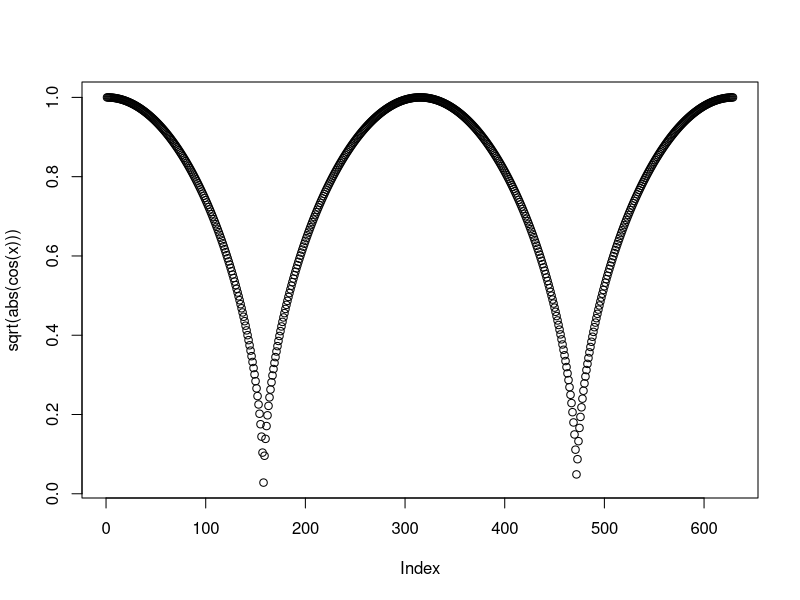
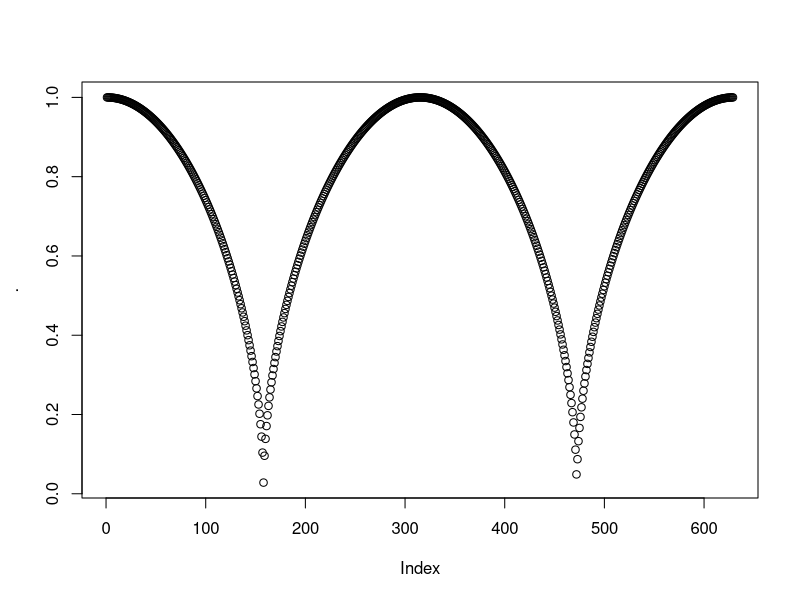
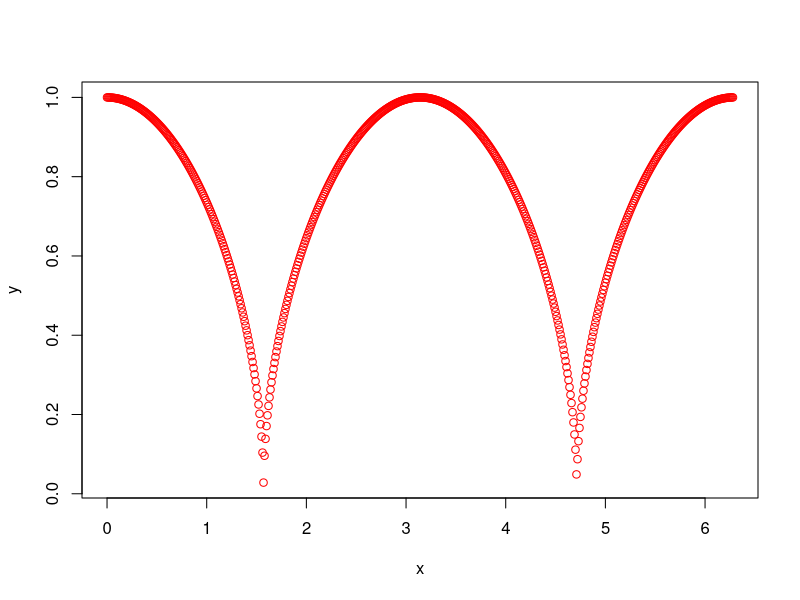
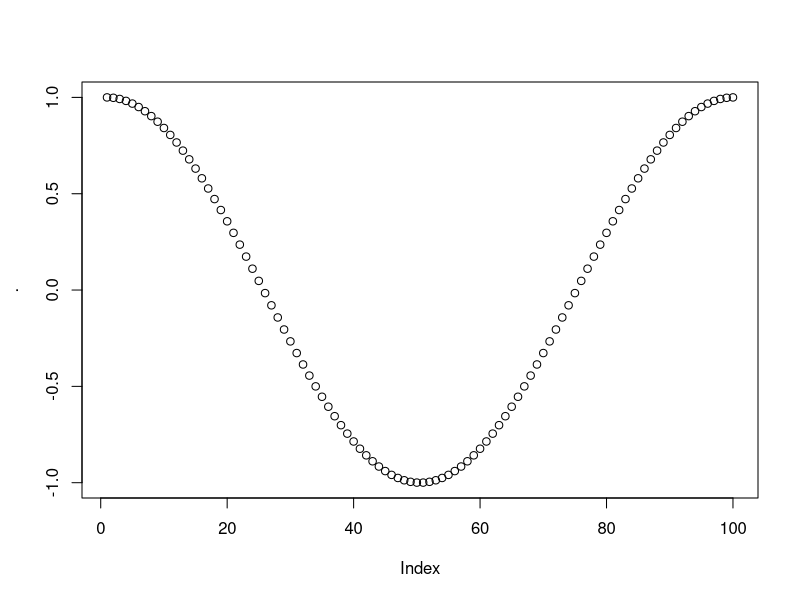
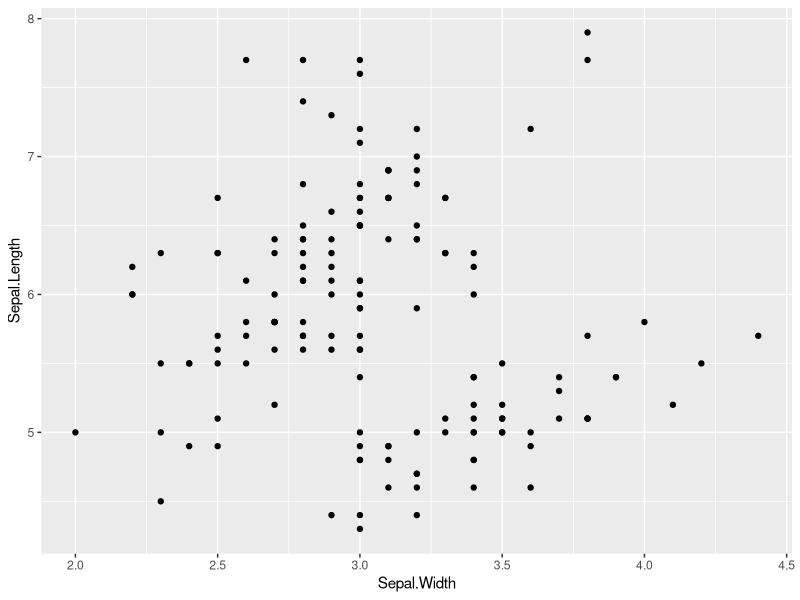
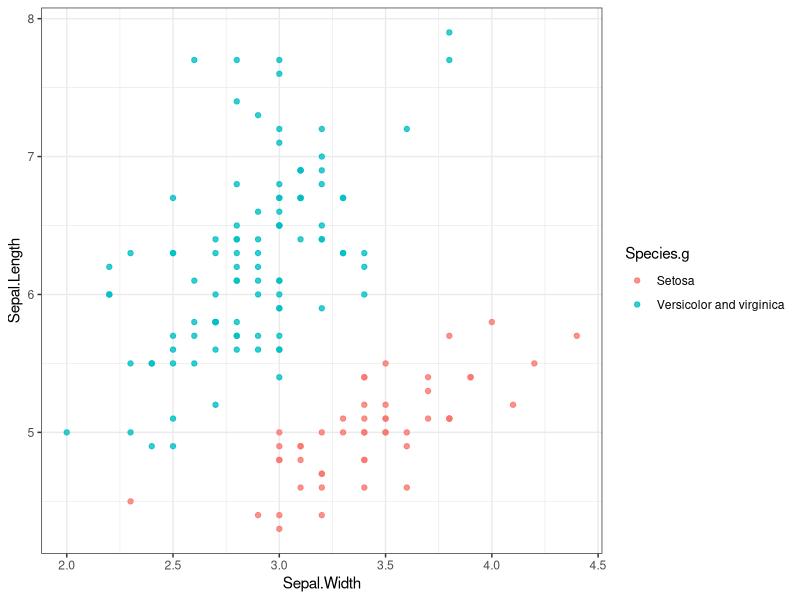
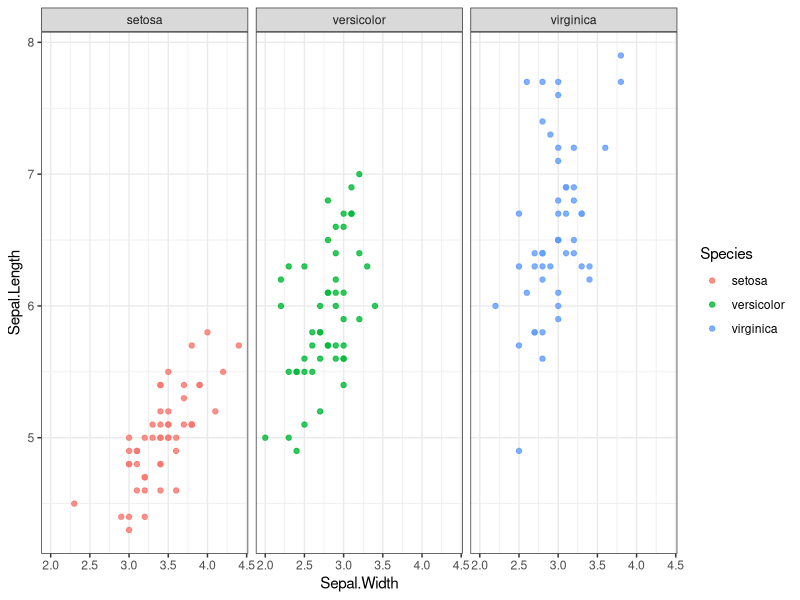
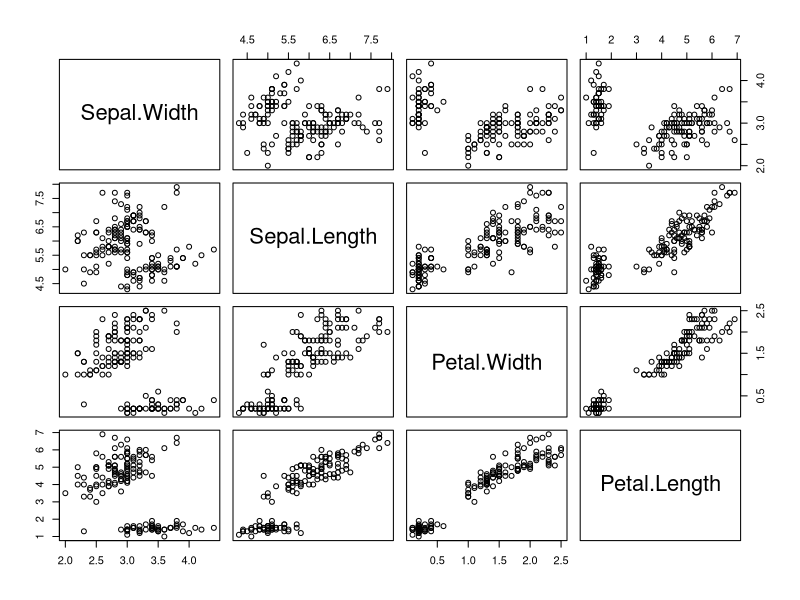

The R script that drew these images, in order:
## ---- chunk 1
knitr::opts_chunk$set(echo = TRUE)
## ---- chunk 2
library(magrittr)
## ---- chunk 3
x <- seq(0, 2*pi, by = 0.01)
plot(sqrt(abs(cos(x))))
x %>% cos %>% abs %>% sqrt %>% plot
## ---- chunk 4
x %>% cos %>% abs %>% sqrt %>% plot(x = x, y = ., ylab = "y", col="red")
## ---- chunk 5
x %>% {sum( . , . , .)}
## ---- chunk 6
x %>% {sum(.[1], .[2], .[3])}
## ---- chunk 7
x <- c(5, 1, 7, 9, 3)
x %<>% sort ; x
x <- x %>% sort ; x
## ---- chunk 8
x <- 100 %>% 
  seq(0, 2*pi, length.out = .) %>%
  cos %T>%
  plot
head(x)
## ---- chunk 9
iris %>%
  subset(Species == "setosa") %$%
  cor(Sepal.Length, Sepal.Width)
## ---- chunk 10
library(ggplot2)
pl <- ggplot(data = iris)
class(pl)
## ---- chunk 11
pl <- pl + geom_point(mapping = aes(x = Sepal.Width, y = Sepal.Length)) ; pl
## ---- chunk 12
library(magrittr)
iris$Species.g <- iris %$% factor(Species == "versicolor" | Species=="virginica", labels = c("Setosa","Versicolor and virginica"))  

iris %>% ggplot(mapping = aes(x = Sepal.Width, y = Sepal.Length, col = Species.g)) +
           geom_point(alpha = 0.8) + 
           theme_bw()
## ---- chunk 13
iris %>% ggplot(mapping = aes(x = Sepal.Width, y = Sepal.Length, col = Species)) +
           geom_point(alpha = 0.8) + 
           theme_bw() +
           facet_wrap(~Species)
## ---- chunk 14
library(dplyr)
library(magrittr)
#library(GGally) 
iris %>% select(Sepal.Width, Sepal.Length, Petal.Width, Petal.Length) %>% pairs 
## ---- chunk 15
small_sepals <- iris %>% filter(Sepal.Length < 6 & Sepal.Width < 3.5) %T>% {print(head(.), digits = 2)}
## ---- chunk 16
iris %<>% arrange(desc(Sepal.Length), desc(Sepal.Width), desc(Petal.Length), desc(Petal.Width))
head(iris)
tail(iris)
## ---- chunk 17
data(iris)
iris %>% summarise(max_SepalLength = max(Sepal.Length), 
                     max_SepalWidth = max(Sepal.Width), 
                     max_PetalLength = max(Petal.Length),
                     max_PetalWidth = max(Petal.Width)
                   )
## ---- chunk 18
iris_species <- iris %>% group_by(Species)
## ---- chunk 19
iris_species %>% summarise(max_SepalLength = max(Sepal.Length), 
                     max_SepalWidth = max(Sepal.Width), 
                     max_PetalLength = max(Petal.Length),
                     max_PetalWidth = max(Petal.Width)
                   )
